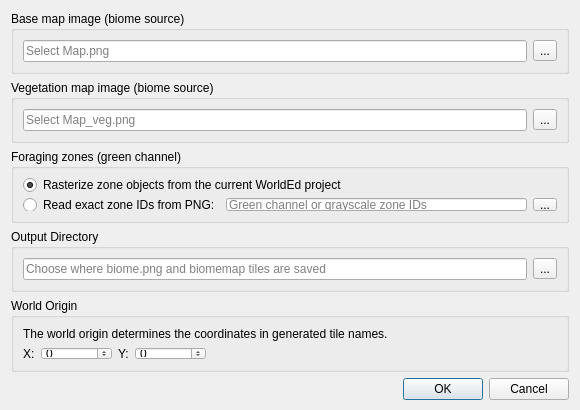
<?xml version="1.0" encoding="UTF-8"?>
<ui version="4.0">
 <class>BiomeMapGeneratorDialog</class>
 <widget class="QDialog" name="BiomeMapGeneratorDialog">
  <property name="geometry">
   <rect>
    <x>0</x>
    <y>0</y>
    <width>580</width>
    <height>410</height>
   </rect>
  </property>
  <property name="minimumSize">
   <size>
    <width>520</width>
    <height>300</height>
   </size>
  </property>
  <property name="windowTitle">
   <string>Generate Biome Map</string>
  </property>
  <layout class="QVBoxLayout" name="verticalLayout">
   <item>
    <widget class="QGroupBox" name="mainImageGroup">
     <property name="title">
      <string>Base map image (biome source)</string>
     </property>
     <layout class="QHBoxLayout" name="mainImageLayout">
      <item>
       <widget class="QLineEdit" name="mainImagePath">
        <property name="placeholderText">
         <string>Select Map.png</string>
        </property>
       </widget>
      </item>
      <item>
       <widget class="QToolButton" name="browseMainImage">
        <property name="text">
         <string>...</string>
        </property>
       </widget>
      </item>
     </layout>
    </widget>
   </item>
   <item>
    <widget class="QGroupBox" name="vegetationImageGroup">
     <property name="title">
      <string>Vegetation map image (biome source)</string>
     </property>
     <layout class="QHBoxLayout" name="vegetationImageLayout">
      <item>
       <widget class="QLineEdit" name="vegetationImagePath">
        <property name="placeholderText">
         <string>Select Map_veg.png</string>
        </property>
       </widget>
      </item>
      <item>
       <widget class="QToolButton" name="browseVegetationImage">
        <property name="text">
         <string>...</string>
        </property>
       </widget>
      </item>
     </layout>
    </widget>
   </item>
   <item>
    <widget class="QGroupBox" name="zoneSourceGroup">
     <property name="title"><string>Foraging zones (green channel)</string></property>
     <layout class="QVBoxLayout" name="zoneSourceLayout">
      <item><widget class="QRadioButton" name="zonesFromWorld">
       <property name="text"><string>Rasterize zone objects from the current WorldEd project</string></property>
       <property name="checked"><bool>true</bool></property>
      </widget></item>
      <item><layout class="QHBoxLayout" name="zonePngLayout">
       <item><widget class="QRadioButton" name="zonesFromPng">
        <property name="text"><string>Read exact zone IDs from PNG:</string></property>
       </widget></item>
       <item><widget class="QLineEdit" name="zoneImagePath">
        <property name="placeholderText"><string>Green channel or grayscale zone IDs</string></property>
       </widget></item>
       <item><widget class="QToolButton" name="browseZoneImage"><property name="text"><string>...</string></property></widget></item>
      </layout></item>
     </layout>
    </widget>
   </item>
   <item>
    <widget class="QGroupBox" name="outputGroup">
     <property name="title">
      <string>Output Directory</string>
     </property>
     <layout class="QHBoxLayout" name="outputLayout">
      <item>
       <widget class="QLineEdit" name="outputDirectory">
        <property name="placeholderText">
         <string>Choose where biome.png and biomemap tiles are saved</string>
        </property>
       </widget>
      </item>
      <item>
       <widget class="QToolButton" name="browseOutputDirectory">
        <property name="text">
         <string>...</string>
        </property>
       </widget>
      </item>
     </layout>
    </widget>
   </item>
   <item>
    <widget class="QGroupBox" name="worldOriginGroup">
     <property name="title">
      <string>World Origin</string>
     </property>
     <layout class="QVBoxLayout" name="worldOriginLayout">
      <item>
       <widget class="QLabel" name="worldOriginDescription">
        <property name="text">
         <string>The world origin determines the coordinates in generated tile names.</string>
        </property>
        <property name="wordWrap">
         <bool>true</bool>
        </property>
       </widget>
      </item>
      <item>
       <layout class="QHBoxLayout" name="coordinatesLayout">
        <item>
         <widget class="QLabel" name="xOriginLabel">
          <property name="text">
           <string>X:</string>
          </property>
         </widget>
        </item>
        <item>
         <widget class="QSpinBox" name="xOrigin">
          <property name="minimum">
           <number>-100000</number>
          </property>
          <property name="maximum">
           <number>100000</number>
          </property>
         </widget>
        </item>
        <item>
         <widget class="QLabel" name="yOriginLabel">
          <property name="text">
           <string>Y:</string>
          </property>
         </widget>
        </item>
        <item>
         <widget class="QSpinBox" name="yOrigin">
          <property name="minimum">
           <number>-100000</number>
          </property>
          <property name="maximum">
           <number>100000</number>
          </property>
         </widget>
        </item>
        <item>
         <spacer name="coordinatesSpacer">
          <property name="orientation">
           <enum>Qt::Horizontal</enum>
          </property>
          <property name="sizeHint" stdset="0">
           <size>
            <width>40</width>
            <height>20</height>
           </size>
          </property>
         </spacer>
        </item>
       </layout>
      </item>
     </layout>
    </widget>
   </item>
   <item>
    <widget class="QDialogButtonBox" name="buttonBox">
     <property name="orientation">
      <enum>Qt::Horizontal</enum>
     </property>
     <property name="standardButtons">
      <set>QDialogButtonBox::Cancel|QDialogButtonBox::Ok</set>
     </property>
    </widget>
   </item>
  </layout>
 </widget>
 <resources/>
 <connections/>
</ui>
